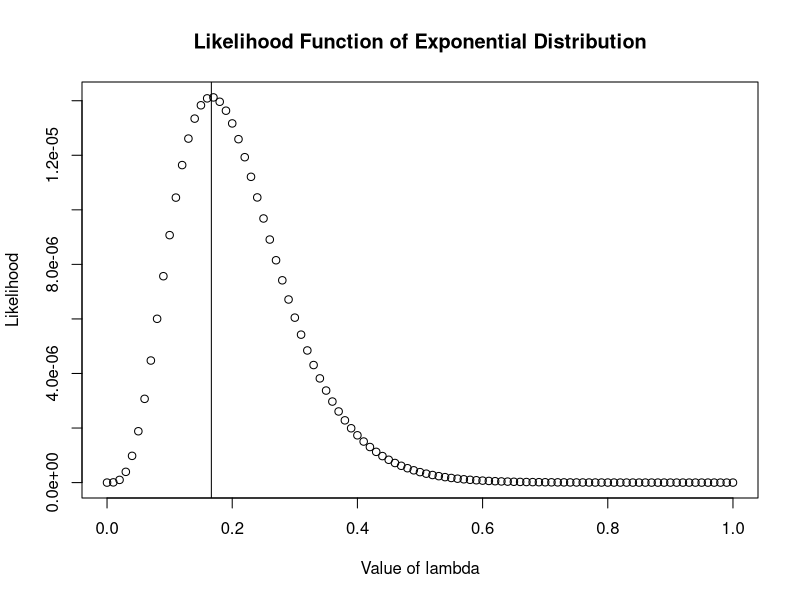

Source code (R):
#### script to visualize the maximum likelihood estimator

#the likelihood is higher at p = .28 than at p = .18, so we favor p = .28 over p = .18
#we can compute the likelihood over many possible values of p between 0 and 1.

x = c(3, 5, 6, 10)
sum(x)
length(x)

#let's do so by making a vector of values .001, .002, .003, etc. until 1.
allvalues = seq(0, 1, .01)

#compute the likelihood function at each of those values
likelihood = allvalues^length(x) * exp(-1*allvalues*sum(x))



#let's plot it
plot(x = allvalues, y = likelihood, xlab = "Value of lambda", ylab = "Likelihood", main = "Likelihood Function of Exponential Distribution")

abline(v = 1/6)

